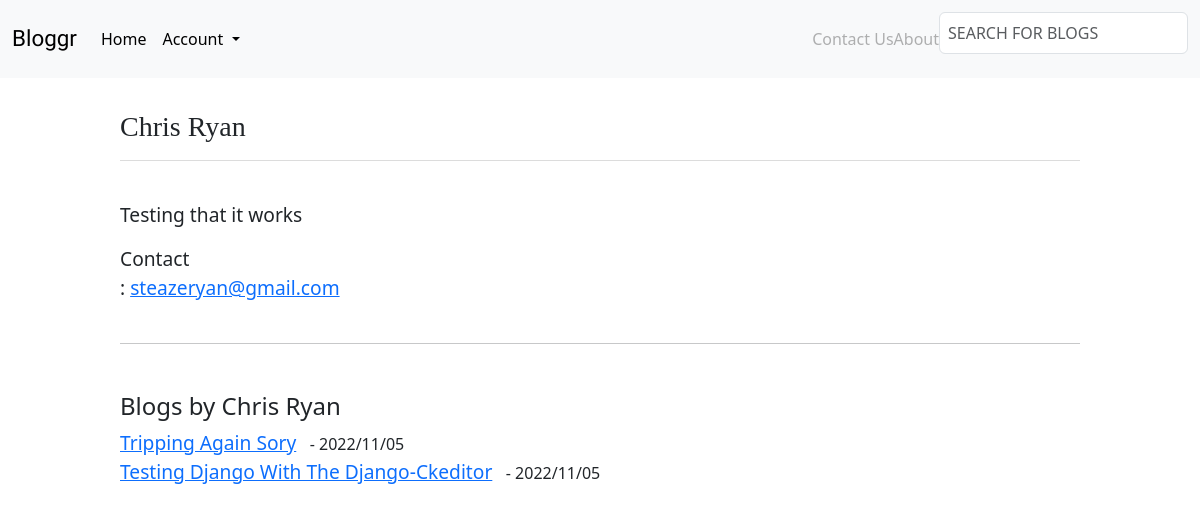
The page /users/1/ on the database its author committed.
### users/models.py (models this page shows)
class User(db.Model, UserMixin):
    id = db.Column(db.Integer, unique=True, primary_key=True)
    first_name = db.Column(db.String(20), nullable=False)
    last_name = db.Column(db.String(20), nullable=False)
    email = db.Column(db.String(20), unique=True, nullable=False)
    about = db.Column(db.Text(100), nullable=False)
    socials = db.Column(db.String(100), nullable=True)
    password = db.Column(db.String(50), unique=True, nullable=False)
    blogs = db.relationship(
        Blog,
        backref="writer",
        cascade="all, delete",
        lazy=True,
        order_by=Blog.date_posted.desc(),
    )
    comments = db.relationship(Comment, backref="posted_by", lazy=True)
    def __repr__(self):
        return self.get_full_name()
    def get_full_name(self):
        return f"{self.first_name} {self.last_name}"

### blogs/models.py (models this page shows, shortened)
class Blog(db.Model):
    id = db.Column(db.Integer, unique=True, primary_key=True)
    title = db.Column(db.String(80), unique=True, nullable=False, index=True)
    content = db.Column(db.Text(5000), nullable=False)
    date_posted = db.Column(db.DateTime(timezone=True), default=datetime.now)
    tag = db.Column(db.String(80), nullable=True, index=True)
    user_id = db.Column(
        db.Integer,
        db.ForeignKey("user.id", ondelete="CASCADE"),
        nullable=False,
        index=True,
    )
    blog_comments = db.relationship(
        "Comment",
        backref="comments",
        cascade="all, delete",
        lazy=True,
        order_by="Comment.date_posted.desc()",
    )

### users/views.py (the view)
@users_bp.route("/<int:user_id>/", methods=["GET", "POST"])
def get_user(user_id):
    user = db.get_or_404(User, user_id)
    return render_template("user_page.html", user=user)

### users/templates/user_page.html (shortened to what this page needs)
{% extends 'base.html' %}
{% from 'bootstrap5/utils.html' import render_messages, render_icon %}
{% block body %}
{% if current_user == user %}
    <h3>My Account <a id="chng_pwd" href="{{ url_for('auth.change_password') }}">Change Password</a></h3>
{% else %}
    <h3 >{{ user.get_full_name()|title }}</h3>
{% endif %}
<div class="about">
    <p>{{ user.about.capitalize() }}</p>
    <p>Contact <br>{{ render_icon('envelope') }}: <a href="mailto:{{ user.email }}">{{ user.email }}</a></p>
</div>
{% if user.blogs %}
    <hr>
    <div class="my-5">
        <h4>Blogs by {{ user }}</h4>
        <div class="blog_container">
            {% for blog in user.blogs %}
            <a id="u_blogs" href="{{ url_for('blogs.get_single_blog', blog_id=blog.id) }}">{{ blog.title|title }}</a>
            &ThickSpace; - {{ blog.date_posted.date().strftime('%Y/%m/%d') }} <br>
            {% endfor %}
        </div>
    </div>
{% endif %}
{% endblock %}

### templates/base.html (shortened to what this page needs)
<html lang="en">
<head>
    <link rel="stylesheet" href="/static/style.css">
    {% block styles %}
        {{ bootstrap.load_css() }}
    {% endblock %}
</head>
<body>
    <nav class="navbar navbar-expand-lg navbar-light py-2 bg-light">
        <div class="container-fluid">
			<a class="navbar-brand" href="#">Bloggr</a>
			<div class="collapse navbar-collapse" id="navbarSupportedContent">
				<ul class="navbar-nav me-auto mb-2 mb-lg-0">
					<li class="nav-item">
						<a class="nav-link active" aria-current="page" href="/">Home</a>
					</li>
					<li class="nav-item dropdown">
						<a class="nav-link dropdown-toggle active" href="#" id="navbarDropdown" role="button" data-bs-toggle="dropdown" aria-expanded="false">
						{% if current_user.is_authenticated %}
							Hello, {{ current_user|title }}
						{% else %}
							Account
						{% endif %}
						</a>
					</li>
				</ul>
				<span class="nav-item">
					<a class="nav-link" href="{{ url_for('contact_page') }}" tabindex="-1">Contact Us</a>
				</span>
				<span class="nav-item">
					<a class="nav-link" href="{{ url_for('about_page') }}" tabindex="-1">About</a>
				</span>
				<form action="{{ url_for('blogs.home_page') }}" method="get" class="d-flex">
					<input class="form-control mt-1 p-2" type="search" name="search" placeholder="SEARCH FOR BLOGS" aria-label="Search">
				</form>
			</div>
		</div>
	</nav>
	<div class="content">
		<div class="body">
			{% block body %} {% endblock %}
		</div>
	</div>
</body>
</html>

### static/style.css (style rules this page uses)
:root { --font-s-size: 1rem; --font-m-size: 1.2rem; --font-ml-size: 1.4rem; --font-l-size: 1.6rem; --bs-gray-200: rgb(233 236 239); }
body { margin: 0; padding: 0; }
.navbar-brand { font-size: var(--font-ml-size) !important; font-family: 'Yeseva One', cursive; }
h3 { margin: 40rem 0; padding: 1rem 0; border-bottom: 1px solid gainsboro; font-family: 'Source Serif Pro', serif; }
span .nav-link { color: rgb(0 0 0 / 30%); }
.content { margin: 0 auto; width: 80%; }
.blog_container a { font-size: var(--font-l-size); }
#u_blogs { font-size: var(--font-m-size); }
.about { margin: 2.5rem 0; font-size: var(--font-m-size); }
.dropdown-toggle { margin-left: 0 !important; vertical-align: 0.1em !important; }

### rows shown on the page
User: get_full_name "Chris Ryan", about "Testing that it works", email "steazeryan@gmail.com", first_name+last_name "Chris Ryan"
Blog: title "Tripping Again Sory", date_posted "2022/11/05"
Blog: title "Testing Django With The Django-Ckeditor", date_posted "2022/11/05"
